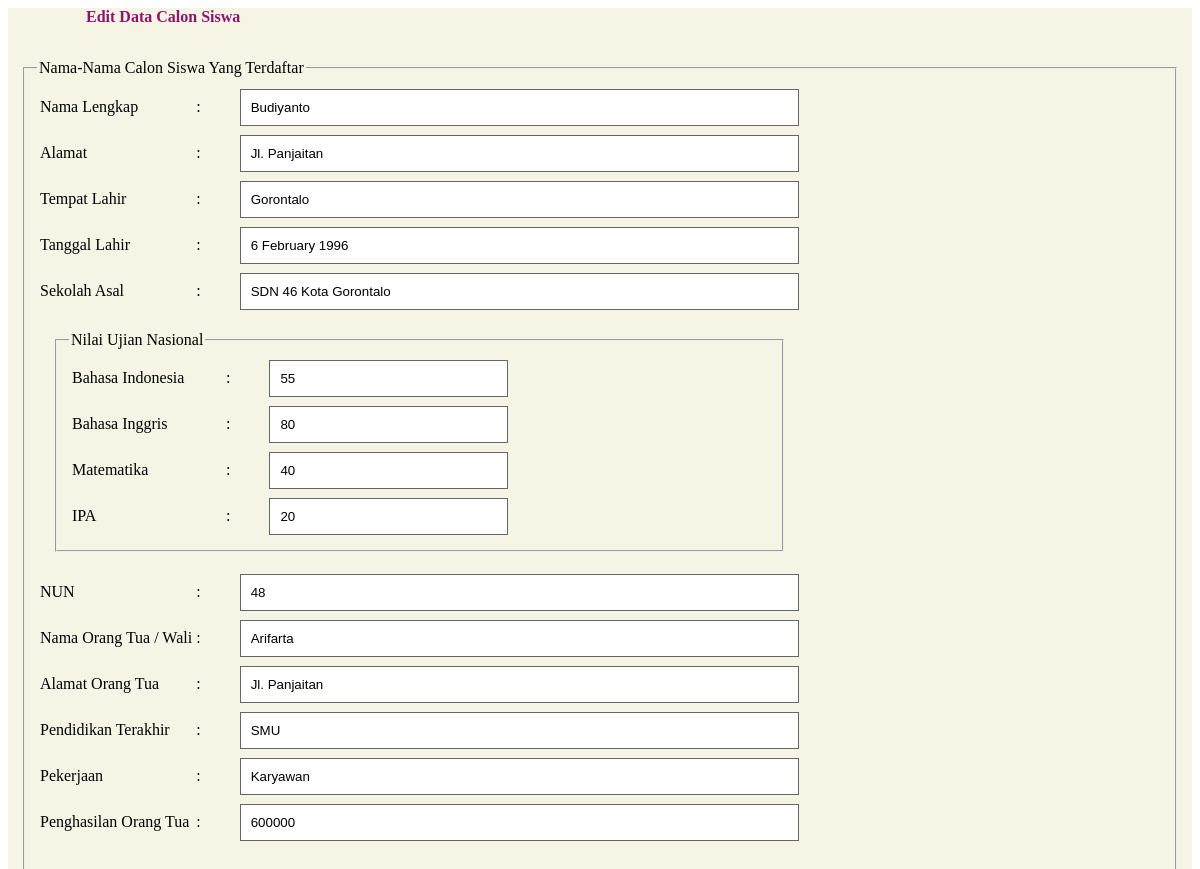
The app's page /admin/edit-siswa.php?id_siswa=10 with its own data.
### tables this page shows
CREATE TABLE IF NOT EXISTS `tbl_siswa` (
  `id_siswa` int(11) NOT NULL AUTO_INCREMENT,
  `nama` varchar(200) NOT NULL,
  `alamat` varchar(200) NOT NULL,
  `tmp_lahir` varchar(200) NOT NULL,
  `tgl_lahir` varchar(200) NOT NULL,
  `sekolah` varchar(200) NOT NULL,
  `ind` varchar(200) NOT NULL,
  `ing` varchar(200) NOT NULL,
  `mat` varchar(200) NOT NULL,
  `ipa` varchar(200) NOT NULL,
  `nun` varchar(100) NOT NULL,
  `ortu` varchar(200) NOT NULL,
  `alamat_ortu` varchar(200) NOT NULL,
  `pendidikan` varchar(200) NOT NULL,
  `pekerjaan` varchar(200) NOT NULL,
  `penghasilan` varchar(200) NOT NULL,
  PRIMARY KEY (`id_siswa`)
);

### admin/edit-siswa.php (the view, shortened to what this page needs)
<link href="http://ajax.googleapis.com/ajax/libs/jqueryui/1.8.6/themes/sunny/jquery-ui.css" type="text/css" rel="stylesheet"/>
<div id="rightPan">
<h2>Edit Data Calon Siswa</h2>
<fieldset>
<legend>Nama-Nama Calon Siswa Yang Terdaftar</legend>
<form method="post" action="" name="frm" id="frm">
<table>
<?php
$q = mysql_query("select * from tbl_siswa where id_siswa='$_GET[id_siswa]'");
while($r=mysql_fetch_array($q))
{
?>
<tr><td>Nama Lengkap</td><td>: <input type="text" name="nama" size="65" value="<?php echo $r['nama']; ?>"></td></tr>
<tr><td>Alamat</td><td>: <input type="text" name="alamat" size="65" value="<?php echo $r['alamat']; ?>"></td></tr>
<tr><td>Tempat Lahir</td><td>: <input type="text" name="tempat_lahir" size="65" value="<?php echo $r['tmp_lahir']; ?>"></td></tr>
<tr><td>Tanggal Lahir</td><td>: <input type="text" name="tanggal_lahir" size="65" id="tanggal_lahir" value="<?php echo $r['tgl_lahir']; ?>"></td></tr>
<tr><td>Sekolah Asal</td><td>: <input type="text" name="sekolah_asal" size="65" value="<?php echo $r['sekolah']; ?>"></td></tr>
<tr><td colspan="2">
<fieldset>
<legend>Nilai Ujian Nasional</legend>
<table>
<tr><td width="150">Bahasa Indonesia</td><td>: <input type="text" name="bhs_indo" size="25" maxlength="3" onchange="hitNilai()" value="<?php echo $r['ind']; ?>"></td></tr>
<tr><td>Bahasa Inggris</td><td>: <input type="text" name="bhs_ing" size="25" maxlength="3" onchange="hitNilai()" value="<?php echo $r['ing']; ?>"></td></tr>
<tr><td>Matematika</td><td>: <input type="text" name="matematika" size="25" maxlength="3" onchange="hitNilai()" value="<?php echo $r['mat']; ?>"></td></tr>
<tr><td>IPA</td><td>: <input type="text" name="ipa" size="25" maxlength="3" onchange="hitNilai()" value="<?php echo $r['ipa']; ?>"></td></tr>
</table>
</fieldset>
</td></tr>
<tr><td>NUN</td><td>: <input type="text" name="nun" size="65" readonly="readonly" value="<?php echo $r['nun']; ?>"></td></tr>
<tr><td>Nama Orang Tua / Wali</td><td>: <input type="text" name="nama_orang_tua" size="65" value="<?php echo $r['ortu']; ?>"></td></tr>
<tr><td>Alamat Orang Tua</td><td>: <input type="text" name="alamat_orang_tua" size="65" value="<?php echo $r['alamat_ortu']; ?>"></td></tr>
<tr><td>Pendidikan Terakhir</td><td>: <input type="text" name="pendidikan_terakhir" size="65" value="<?php echo $r['pendidikan']; ?>"></td></tr>
<tr><td>Pekerjaan</td><td>: <input type="text" name="pekerjaan" size="65" value="<?php echo $r['pekerjaan']; ?>"></td></tr>
<tr><td>Penghasilan Orang Tua</td><td>: <input type="text" name="penghasilan" size="65" value="<?php echo $r['penghasilan']; ?>"></td></tr>
<?php
}
?>
</table>
</form>
</fieldset>
</div>

### admin/edit-siswa.php (style rules this page uses)
#rightPan { width:100%; float:left; background-color:#F6F4E4; }
#rightPan fieldset { margin:15px; }
#rightPan form input { margin:3px 0 2px 35px; padding:10px; border:1px solid #666666; }
#rightPan h2 { height:36px; color:#8F146E; font-size:16px; padding:0 0 0 75px; margin:0px 0 0 3px; }

### records on screen
tbl_siswa: nama "Budiyanto", alamat "Jl. Panjaitan", tempat_lahir "Gorontalo", tanggal_lahir "6 February 1996", sekolah_asal "SDN 46 Kota Gorontalo", bhs_indo "55", bhs_ing "80", matematika "40", ipa "20", nun "48", nama_orang_tua "Arifarta", alamat_orang_tua "Jl. Panjaitan", pendidikan_terakhir "SMU", pekerjaan "Karyawan", penghasilan "600000"
